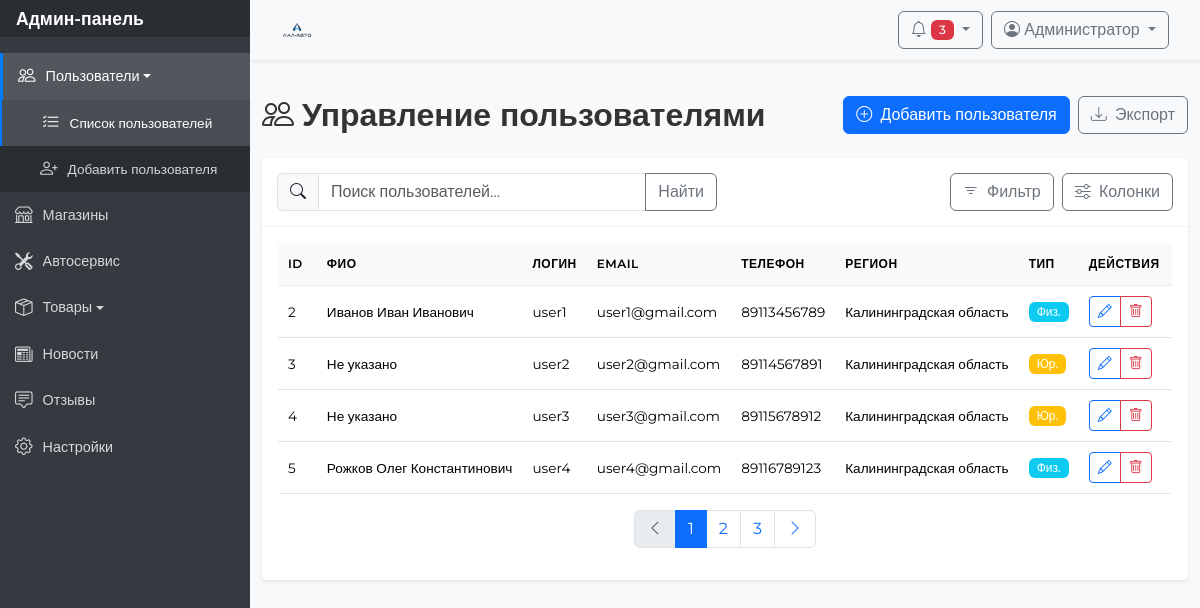
/admin.php (signed in), run on the app's committed database.
### tables this page shows
CREATE TABLE `users` (
  `id_users` int(11) NOT NULL,
  `surname_users` varchar(255) DEFAULT NULL,
  `name_users` varchar(255) DEFAULT NULL,
  `patronymic_users` varchar(255) DEFAULT NULL,
  `login_users` varchar(255) DEFAULT NULL,
  `password_users` varchar(255) DEFAULT NULL,
  `email_users` varchar(255) DEFAULT NULL,
  `discountСardNumber_users` varchar(6) DEFAULT NULL,
  `region_users` varchar(255) DEFAULT NULL,
  `city_users` varchar(255) DEFAULT NULL,
  `address_users` varchar(255) DEFAULT NULL,
  `phone_users` bigint(12) DEFAULT NULL,
  `avatar_users` varchar(255) DEFAULT NULL,
  `TIN_users` bigint(10) DEFAULT NULL,
  `person_users` varchar(255) DEFAULT NULL,
  `organization_users` varchar(255) DEFAULT NULL,
  `organizationType_users` varchar(255) DEFAULT NULL
);

### sections/users_list.php (the view)
<div class="d-flex flex-column flex-md-row justify-content-between align-items-center mb-4">
    <h2 class="mb-3 mb-md-0">
        <i class="bi bi-people me-2"></i>Управление пользователями
    </h2>
    <div class="d-flex gap-2">
        <a href="admin.php?section=users_add" class="btn btn-primary">
            <i class="bi bi-plus-circle me-1"></i>
            <span class="d-none d-sm-inline">Добавить пользователя</span>
        </a>
        <button class="btn btn-outline-secondary">
            <i class="bi bi-download me-1"></i>
            <span class="d-none d-sm-inline">Экспорт</span>
        </button>
    </div>
</div>
<div class="card shadow-sm mb-4">
    <div class="card-header bg-white">
        <div class="row g-3">
            <div class="col-md-6">
                <div class="input-group">
                    <span class="input-group-text"><i class="bi bi-search"></i></span>
                    <input type="text" class="form-control" placeholder="Поиск пользователей...">
                    <button class="btn btn-outline-secondary" type="button">Найти</button>
                </div>
            </div>
            <div class="col-md-6">
                <div class="d-flex justify-content-md-end gap-2">
                    <button type="button" class="btn btn-outline-secondary">
                        <i class="bi bi-filter me-1"></i>
                        <span class="d-none d-sm-inline">Фильтр</span>
                    </button>
                    <button type="button" class="btn btn-outline-secondary">
                        <i class="bi bi-sliders me-1"></i>
                        <span class="d-none d-sm-inline">Колонки</span>
                    </button>
                </div>
            </div>
        </div>
    </div>
    <div class="card-body">
        <div class="table-responsive">
            <table class="table table-hover mb-0">
                <thead class="table-light">
                    <tr>
                        <th width="50">ID</th>
                        <th class="d-none d-sm-table-cell">ФИО</th>
                        <th>Логин</th>
                        <th class="d-none d-md-table-cell">Email</th>
                        <th class="d-none d-lg-table-cell">Телефон</th>
                        <th class="d-none d-xl-table-cell">Регион</th>
                        <th>Тип</th>
                        <th width="100">Действия</th>
                    </tr>
                </thead>
                <tbody>
                    <?php
                    foreach ($users as $user)
                    {
                    ?>
                    <tr>
                        <td><?= htmlspecialchars($user['id_users'] ?? '') ?></td>
                        <td class="d-none d-sm-table-cell">
                            <?php
                            $surname = htmlspecialchars($user['surname_users'] ?? '');
                            $name = htmlspecialchars($user['name_users'] ?? '');
                            $patronymic = htmlspecialchars($user['patronymic_users'] ?? '');
                            if (empty($surname) || empty($name) || empty($patronymic))
                            {
                                echo 'Не указано';
                            }
                            else
                            {
                                echo trim(implode(' ', [$surname, $name, $patronymic]));
                            }
                            ?>
                        </td>
                        <td><?= htmlspecialchars($user['login_users'] ?? '') ?></td>
                        <td class="d-none d-md-table-cell"><?= htmlspecialchars($user['email_users'] ?? '') ?></td>
                        <td class="d-none d-lg-table-cell"><?= htmlspecialchars($user['phone_users'] ?? '') ?></td>
                        <td class="d-none d-xl-table-cell"><?= htmlspecialchars($user['region_users'] ?? '') ?></td>
                        <td>
                            <span class="badge bg-<?= empty($user['organization_users']) ? 'info' : 'warning' ?>">
                                <?= empty($user['organization_users']) ? 'Физ.' : 'Юр.' ?>
                            </span>
                        </td>
                        <td>
                            <div class="btn-group btn-group-sm" role="group">
                                <a href="files/edit_user.php?id=<?= $user['id_users'] ?>" class="btn btn-outline-primary" title="Редактировать">
                                    <i class="bi bi-pencil"></i>
                                </a>
                                <a href="files/delete_user.php?id=<?= $user['id_users'] ?>" class="btn btn-outline-danger" title="Удалить">
                                    <i class="bi bi-trash"></i>
                                </a>
                            </div>
                        </td>
                    </tr>
                    <?php
                    }
                    ?>
                </tbody>
            </table>
        </div>
        <nav aria-label="Page navigation" class="mt-3">
            <ul class="pagination justify-content-center">
                <li class="page-item disabled">
                    <a class="page-link" href="#" tabindex="-1" aria-disabled="true">
                        <i class="bi bi-chevron-left"></i>
                    </a>
                </li>
                <li class="page-item active"><a class="page-link" href="#">1</a></li>
                <li class="page-item"><a class="page-link" href="#">2</a></li>
                <li class="page-item"><a class="page-link" href="#">3</a></li>
                <li class="page-item">
                    <a class="page-link" href="#">
                        <i class="bi bi-chevron-right"></i>
                    </a>
                </li>
            </ul>
        </nav>
    </div>
</div>

### admin.php (shortened to what this page needs)
<?php
require_once("config/link.php");
$current_section = isset($_GET['section']) ? $_GET['section'] : 'users_list';
$users = [];
if ($current_section === 'users_list')
{
    $stmt = $conn->prepare("SELECT * FROM `users` WHERE `login_users` != 'admin'");
    $stmt->execute();
    $result = $stmt->get_result();
    while ($row = $result->fetch_assoc())
    {
        $users[] = $row;
    }
}
function isActiveSection($section)
{
    global $current_section;
    return $current_section === $section ? 'active' : '';
}
function isActiveSubmenu($parent, $item = null)
{
    global $current_section;
    return strpos($current_section, $parent) === 0 ? 'active' : '';
}
?>
<!DOCTYPE html>
<html lang="ru">
<head>
    <link rel="stylesheet" href="../css/bootstrap.min.css">
    <link rel="stylesheet" href="https://cdn.jsdelivr.net/npm/bootstrap-icons@1.11.1/font/bootstrap-icons.css">
    <link rel="stylesheet" href="css/style.css">
    <link rel="stylesheet" href="css/admin-styles.css">
</head>
<body class="admin-body">
<div class="wrapper d-flex">
    <nav id="sidebar" class="active">
        <div class="sidebar-header d-flex justify-content-between align-items-center px-3 py-2">
            <h3 class="mb-0 d-none d-lg-block">Админ-панель</h3>
        </div>
        <ul class="list-unstyled components">
            <li class="<?= isActiveSubmenu('users') ? 'active' : '' ?>">
                <a href="#usersSubmenu" data-bs-toggle="collapse" aria-expanded="<?= isActiveSubmenu('users') ? 'true' : 'false' ?>" class="dropdown-toggle">
                    <i class="bi bi-people"></i>Пользователи
                </a>
                <ul class="collapse list-unstyled <?= isActiveSubmenu('users') ? 'show' : '' ?>" id="usersSubmenu">
                    <li class="<?= isActiveSection('users_list') ? 'active' : '' ?>">
                        <a href="admin.php?section=users_list"><i class="bi bi-list-check"></i>Список пользователей</a>
                    </li>
                    <li class="<?= isActiveSection('users_add') ? 'active' : '' ?>">
                        <a href="admin.php?section=users_add"><i class="bi bi-person-plus"></i>Добавить пользователя</a>
                    </li>
                </ul>
            </li>
            <li class="<?= isActiveSection('shops') ? 'active' : '' ?>">
                <a href="admin.php?section=shops">
                    <i class="bi bi-shop"></i>Магазины
                </a>
            </li>
            <li class="<?= isActiveSection('service') ? 'active' : '' ?>">
                <a href="admin.php?section=service">
                    <i class="bi bi-tools"></i>Автосервис
                </a>
            </li>
            <li class="<?= isActiveSubmenu('products') ? 'active' : '' ?>">
                <a href="#productsSubmenu" data-bs-toggle="collapse" aria-expanded="<?= isActiveSubmenu('products') ? 'true' : 'false' ?>" class="dropdown-toggle">
                    <i class="bi bi-box-seam"></i>Товары
                </a>
            </li>
            <li class="<?= isActiveSection('news') ? 'active' : '' ?>">
                <a href="admin.php?section=news">
                    <i class="bi bi-newspaper"></i>Новости
                </a>
            </li>
            <li class="<?= isActiveSection('reviews') ? 'active' : '' ?>">
                <a href="admin.php?section=reviews">
                    <i class="bi bi-chat-square-text"></i>Отзывы
                </a>
            </li>
            <li class="<?= isActiveSection('settings') ? 'active' : '' ?>">
                <a href="admin.php?section=settings">
                    <i class="bi bi-gear"></i>Настройки
                </a>
            </li>
        </ul>
    </nav>
    <div id="content" class="w-100">
        <nav class="navbar navbar-expand-lg navbar-light bg-light shadow-sm">
            <div class="container-fluid px-3">
                <a class="navbar-brand me-auto" href="admin.php?section=users_list">
                    <img src="img/Auto.png" alt="Лал-Авто" height="30" class="d-inline-block align-top">
                </a>
                <div class="d-flex align-items-center">
                    <div class="dropdown me-2">
                        <button class="btn btn-outline-secondary dropdown-toggle" type="button" id="dropdownMenuButton" data-bs-toggle="dropdown" aria-expanded="false">
                            <i class="bi bi-bell"></i>
                            <span class="badge bg-danger">3</span>
                        </button>
                    </div>
                    <div class="dropdown">
                        <button class="btn btn-outline-secondary dropdown-toggle" type="button" id="userDropdown" data-bs-toggle="dropdown" aria-expanded="false">
                            <i class="bi bi-person-circle"></i>
                            <span class="d-none d-md-inline">Администратор</span>
                        </button>
                    </div>
                </div>
            </div>
        </nav>
        <div class="container-fluid py-3">
            <?php
            switch ($current_section)
            {
                case 'users_list':
                    include 'sections/users_list.php';
                    break;
            }
            ?>
        </div>
    </div>
</div>
</body>
</html>

### css/style.css (style rules this page uses)
html { scroll-behavior: smooth; }
body { font-family: 'Montserrat', sans-serif; }
h1, h2 { color: #333; font-weight: 600; }
.navbar { margin-bottom: 20px; z-index: 1030; background-color: rgba(255, 255, 255, 0.9); transition: top 0.3s; }
.navbar-brand { transition: transform 0.2s; }
.card { transition: transform 0.2s; }
@media (min-width: 613px) { .list-unstyled { display: flex; flex-direction: column; align-items: center; } }

### css/admin-styles.css (style rules this page uses)
.table-responsive { overflow-x: auto; }
table { font-size: 0.8rem; }
th, td { padding: 0.3rem; vertical-align: middle; }
.navbar { box-shadow: 0 2px 4px rgba(0,0,0,0.1); }
.navbar-brand img { height: 75px; }
.admin-body { font-family: 'Montserrat', sans-serif; background-color: #f8f9fa; min-height: 100vh; }
.wrapper { display: flex; width: 100%; min-height: 100vh; }
#sidebar { min-width: 250px; max-width: 250px; background: #343a40; color: #fff; transition: all 0.3s; position: relative; min-height: 100vh; z-index: 1000; }
#sidebar .sidebar-header { padding: 15px; background: rgba(0, 0, 0, 0.2); border-bottom: 1px solid rgba(255, 255, 255, 0.1); }
#sidebar .sidebar-header h3 { color: #fff; font-size: 1.1rem; margin-bottom: 0; font-weight: 600; }
#sidebar ul.components { padding: 15px 0; }
#sidebar ul li a { padding: 10px 15px; font-size: 0.9rem; display: flex; align-items: center; color: rgba(255, 255, 255, 0.8); text-decoration: none; transition: all 0.3s; }
#sidebar ul li a i { margin-right: 10px; font-size: 1.1rem; }
#sidebar ul li.active > a { color: #fff; background: rgba(255, 255, 255, 0.1); }
#sidebar ul ul a { font-size: 0.85rem; padding-left: 40px; background: rgba(0, 0, 0, 0.2); }
#content { width: 100%; min-height: 100vh; transition: all 0.3s; overflow-x: hidden; }
.navbar { padding: 10px 15px; background: #fff; border: none; box-shadow: 0 1px 3px rgba(0, 0, 0, 0.1); z-index: 999; }
.navbar-brand img { height: 30px; }
.table-responsive { border-radius: 0.25rem; overflow: hidden; }
.table { margin-bottom: 0; font-size: 0.85rem; }
.table thead th { border-bottom: none; font-weight: 600; text-transform: uppercase; font-size: 0.75rem; letter-spacing: 0.5px; vertical-align: middle; padding: 12px 10px; background-color: #f8f9fa; white-space: nowrap; }
.table tbody td { vertical-align: middle; padding: 10px; border-top: 1px solid #eceeef; white-space: nowrap; }
.card { border: none; border-radius: 0.25rem; box-shadow: 0 1px 3px rgba(0, 0, 0, 0.1); }
.card-header { background-color: #fff; border-bottom: 1px solid rgba(0, 0, 0, 0.05); padding: 15px; }
.badge { font-weight: 500; padding: 4px 8px; font-size: 0.75rem; }
.list-unstyled { display: block; }
#sidebar ul li.active > a { background: rgba(255, 255, 255, 0.15); border-left: 3px solid #007bff; }
#sidebar ul ul li.active > a { background: rgba(255, 255, 255, 0.1); border-left: 2px solid #007bff; }
.collapse { transition: all 0.3s ease; }

### data on the page
users: id_users "2", implode(' ', [$surname, $name, $patronymic]) "Иванов Иван Иванович", login_users "user1", email_users "user1@gmail.com", phone_users "89113456789", region_users "Калининградская область", shows "Физ."
users: id_users "3", shows "Не указано", login_users "user2", email_users "user2@gmail.com", phone_users "89114567891", region_users "Калининградская область", organization_users "Юр."
users: id_users "4", shows "Не указано", login_users "user3", email_users "user3@gmail.com", phone_users "89115678912", region_users "Калининградская область", organization_users "Юр."
users: id_users "5", implode(' ', [$surname, $name, $patronymic]) "Рожков Олег Константинович", login_users "user4", email_users "user4@gmail.com", phone_users "89116789123", region_users "Калининградская область", shows "Физ."
